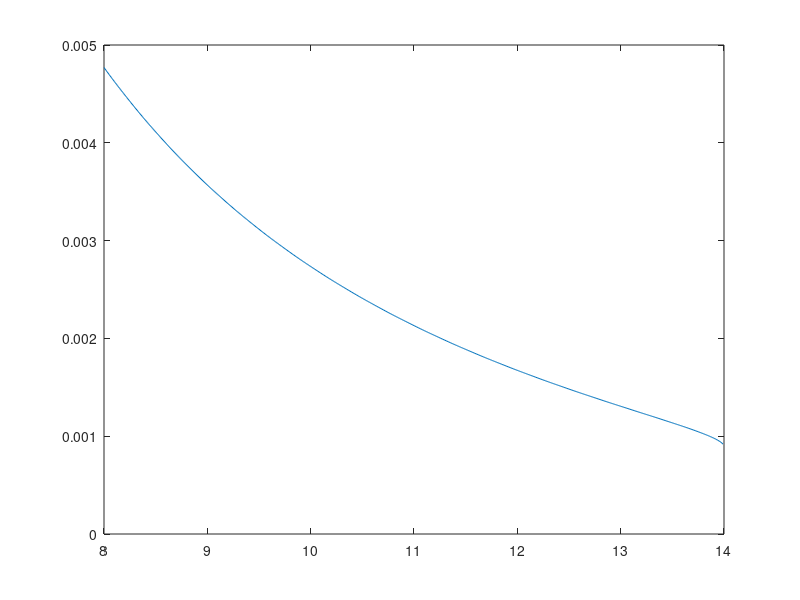
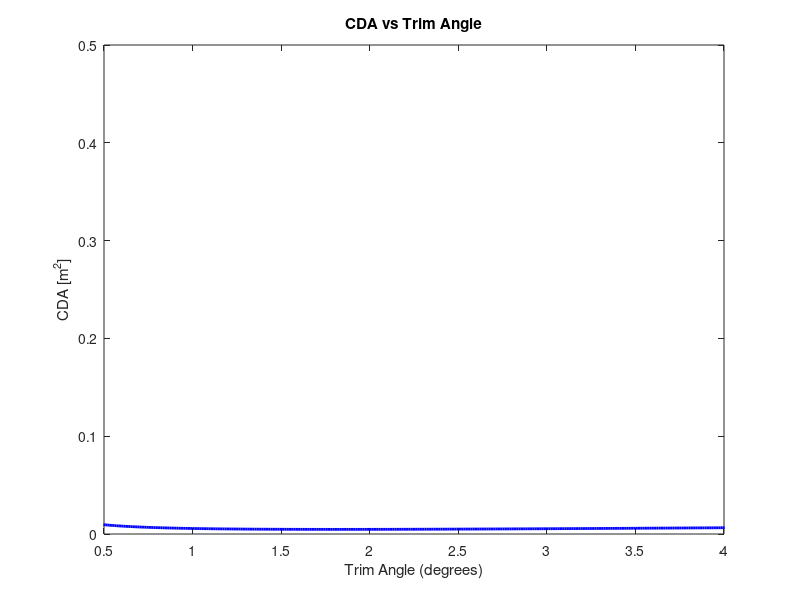

MATLAB code to generate these figures, in order:
% Looking at the hydrodynamics of our planing 

clear
clc

%% Drag for first half

alpha = pi./90; % trim angle
V = 8:0.01:14; % v_plan to v_to
l = linspace(3.048,0,length(V)); % planing surface length
b = 1.0668; % beam 
k_v = 1.053.*10.^-6; % kinematic velocity
Re = V.*l./k_v;
rho_water = 1000;
q_water = 0.5.*rho_water.*V.^2;
m = 256; g = 9.81;
W = m.*g;
% S = b.*l;
AR = b./l;
CL = (AR.*alpha.*pi)./4 + 0.88.*alpha.^2;
S = W./(q_water.*CL);
CDw = alpha.*CL;
CDf = 1.328./sqrt(Re);
CDA = S.*(CDw + CDf);
figure(1)
plot(V,CDA)

Drag = CDA .* q_water;

%% CDA vs Alpha

alpha_degs = 0:0.01:10;
alpha = alpha_degs .* pi./180;
V = 8;
rho_w = 1000;
q_w = 0.5.*rho_w.*V.^2;

W = m.*g;
l = 3.048;
b = 1.0668;
AR = b./l;
CL = (AR.*alpha.*pi)./4 + 0.88.*alpha.^2
Re = V.*l./k_v;
Cf = 1.328./sqrt(Re);
CDAvTrim = ((W.*alpha)./(q_w)) + ((W.*Cf)./(q_w.*CL));

figure(2)
plot(alpha_degs,CDAvTrim,'-b','LineWidth',2)
hold on
title("CDA vs Trim Angle")
ylabel("CDA [m^2]")
xlabel("Trim Angle (degrees)")
xlim([0.5 4])
hold off
